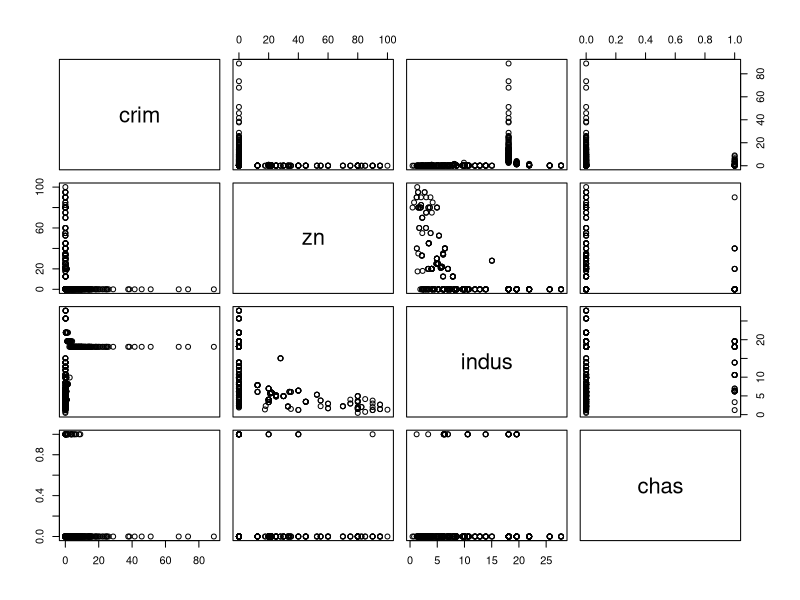
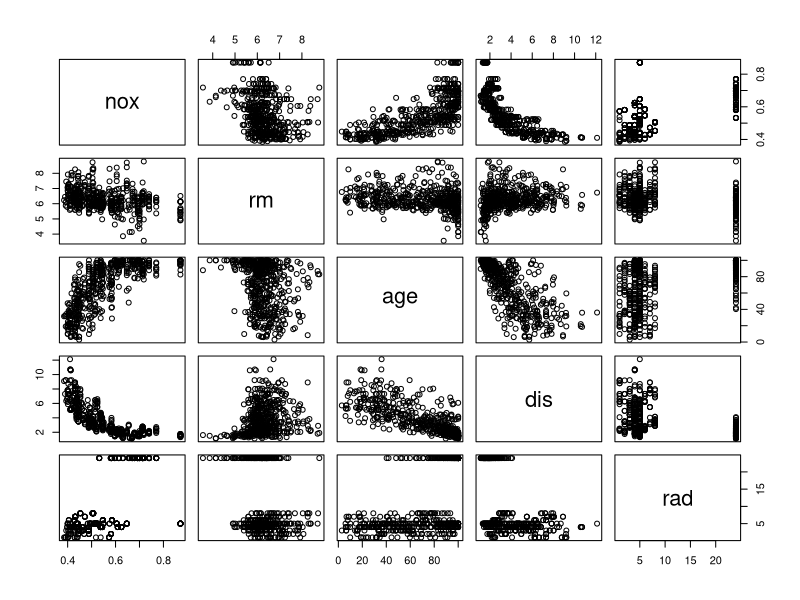
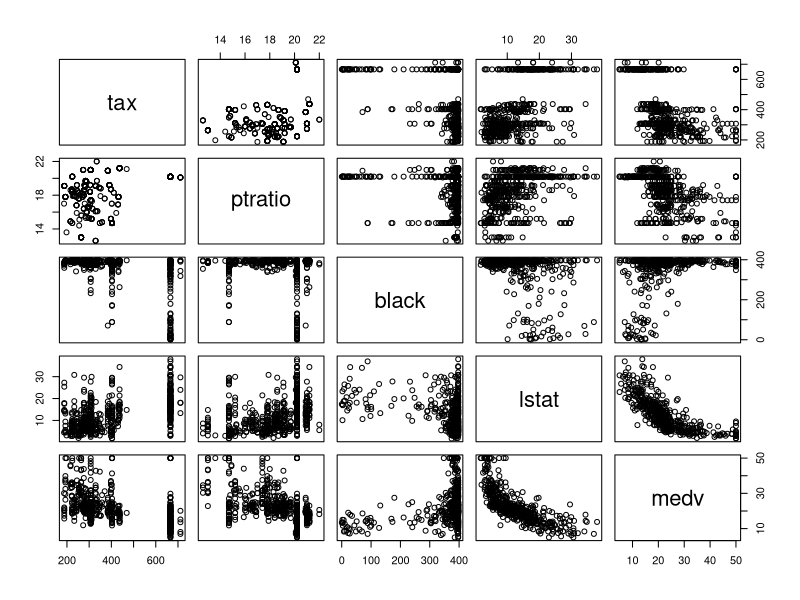
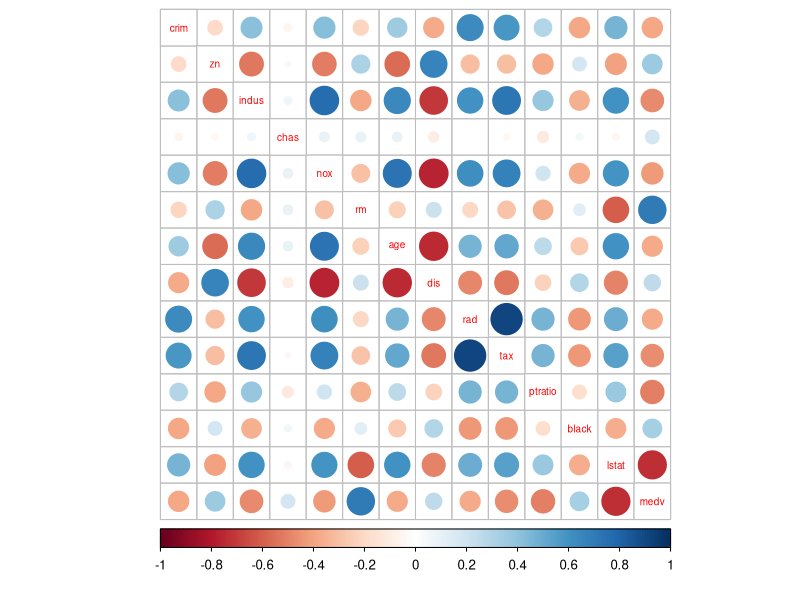
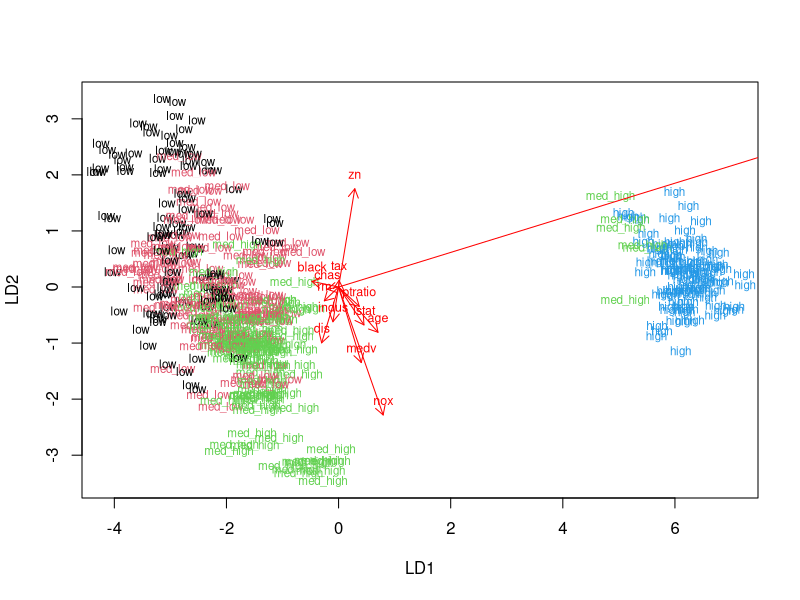
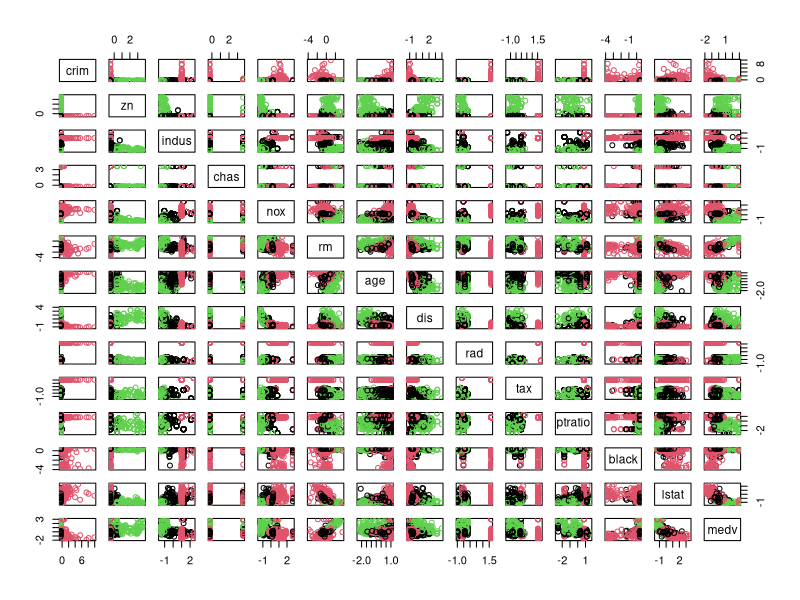
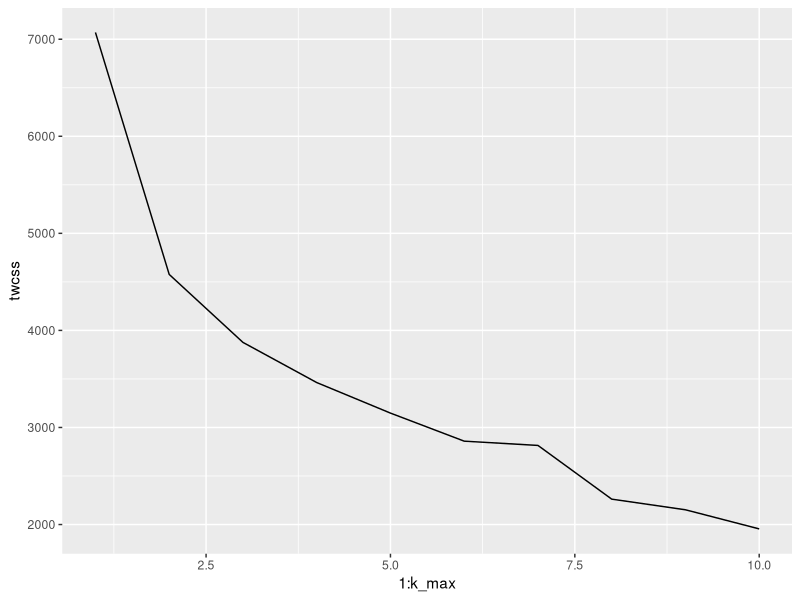
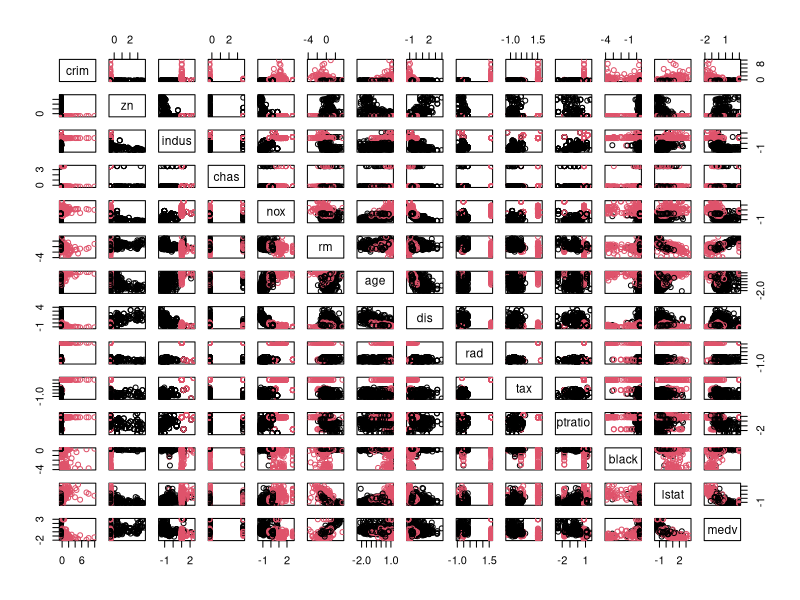

These figures' R source, in order:
## ---- chunk 1
library(tidyverse)
library(MASS)
library(corrplot)
## ---- chunk 2
#Loading in the data, observing the structure
data("Boston")
str(Boston)
## ---- chunk 3
#Calculating descriptive statitics and visualising
summary(Boston)
pairs(Boston[1:4])
pairs(Boston[5:9])
pairs(Boston[10:14])
## ---- chunk 4
cor_matrix<-cor(Boston) %>%
 round(digits = 2)
corrplot(cor_matrix, method="circle", cl.pos = "b", tl.pos = "d", tl.cex = 0.6)
## ---- chunk 5
#Standardazing the data with z-scoring
boston_scaled <- scale(Boston)
summary(boston_scaled)
boston_scaled <- as.data.frame(boston_scaled)
## ---- chunk 6
bins <- quantile(boston_scaled$crim)
crime <- cut(boston_scaled$crim, breaks = bins, include.lowest = TRUE, label = c("low", "med_low", "med_high", "high"))
table(crime)
boston_scaled <- dplyr::select(boston_scaled, -crim)
boston_scaled <- data.frame(boston_scaled, crime)
## ---- chunk 7
n <- nrow(boston_scaled)
ind <- sample(n,  size = n * 0.8)
train <- boston_scaled[ind,]
test <- boston_scaled[-ind,]
correct_classes <- test$crime
test <- dplyr::select(test, -crime)
## ---- chunk 8
lda.fit <- lda(crime ~., data = train)
lda.fit

lda.arrows <- function(x, myscale = 1, arrow_heads = 0.1, color = "red", tex = 0.75, choices = c(1,2)){
  heads <- coef(x)
  arrows(x0 = 0, y0 = 0, 
         x1 = myscale * heads[,choices[1]], 
         y1 = myscale * heads[,choices[2]], col=color, length = arrow_heads)
  text(myscale * heads[,choices], labels = row.names(heads), 
       cex = tex, col=color, pos=3)
}
classes <- as.numeric(train$crime)

plot(lda.fit, dimen = 2, col = classes, pch = classes)+
lda.arrows(lda.fit, myscale = 2.5)
## ---- chunk 9
lda.pred <- predict(lda.fit, newdata = test)

table(correct = correct_classes, predicted = lda.pred$class)

## ---- chunk 10
data('Boston')
std_boston <- scale(Boston)

km <-kmeans(std_boston, centers = 3)
pairs(std_boston, col = km$cluster)
## ---- chunk 11
set.seed(123)
k_max <- 10
twcss <- sapply(1:k_max, function(k){kmeans(std_boston, k)$tot.withinss})
qplot(x = 1:k_max, y = twcss, geom = 'line')
## ---- chunk 12
km2 <-kmeans(std_boston, centers = 2)
pairs(std_boston, col = km2$cluster)

